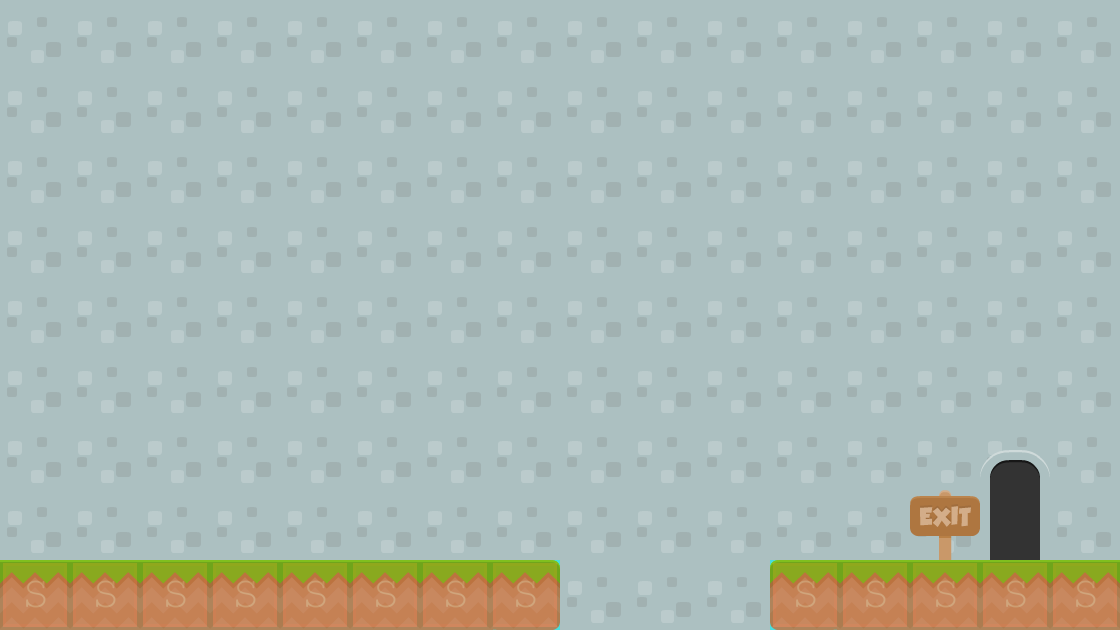

The image is a tile-based game level rendered from a .tmx file. Its description and source (layers, tilesets, objects; grid data summarised) follow:
An orthogonal 16x9 tile map with 70x70 px tiles, 5 tile layers (background3, background2, background1, collision, ...), 3 tilesets and 1 object (levelTrigger).

<map version="1.0" orientation="orthogonal" renderorder="right-down" width="16" height="9" tilewidth="70" tileheight="70" backgroundcolor="#55ffff">
 <tileset firstgid="1" name="background-tiles" tilewidth="70" tileheight="70">
  <image source="../img/background-tiles.png" width="910" height="910" />
 </tileset>
 <tileset firstgid="170" name="meta-tiles" tilewidth="70" tileheight="70">
  <image source="../img/meta-tiles.png" width="350" height="70" />
  <tile id="4">
   <properties>
    <property name="type" value="solid" />
   </properties>
  </tile>
 </tileset>
 <tileset firstgid="175" name="background-tiles" tilewidth="70" tileheight="70">
  <image source="../img/background-tiles.png" width="910" height="910" />
 </tileset>
 <layer name="background3" width="16" height="9">
  <data>[144 cells, 3 non-empty, 1 distinct tile ids]</data>
 </layer>
 <layer name="background2" width="16" height="9">
  <data>[144 cells, 141 non-empty, 2 distinct tile ids]</data>
 </layer>
 <layer name="background1" width="16" height="9">
  <data>[144 cells, 19 non-empty, 6 distinct tile ids]</data>
 </layer>
 <layer name="collision" width="16" height="9" opacity="0.13">
  <data>[144 cells, 13 non-empty, 1 distinct tile ids]</data>
 </layer>
 <layer name="foreground1" width="16" height="9">
  <data>[144 cells, 1 non-empty, 1 distinct tile ids]</data>
 </layer>
 <objectgroup name="trigger-entities">
  <properties>
   <property name="type" value="solid" />
   <property name="xSpawn" value="400" />
   <property name="ySpawn" value="0" />
  </properties>
  <object name="levelTrigger" x="984" y="420" width="66" height="140">
   <properties>
    <property name="level" value="level05" />
   </properties>
  </object>
 </objectgroup>
</map>
